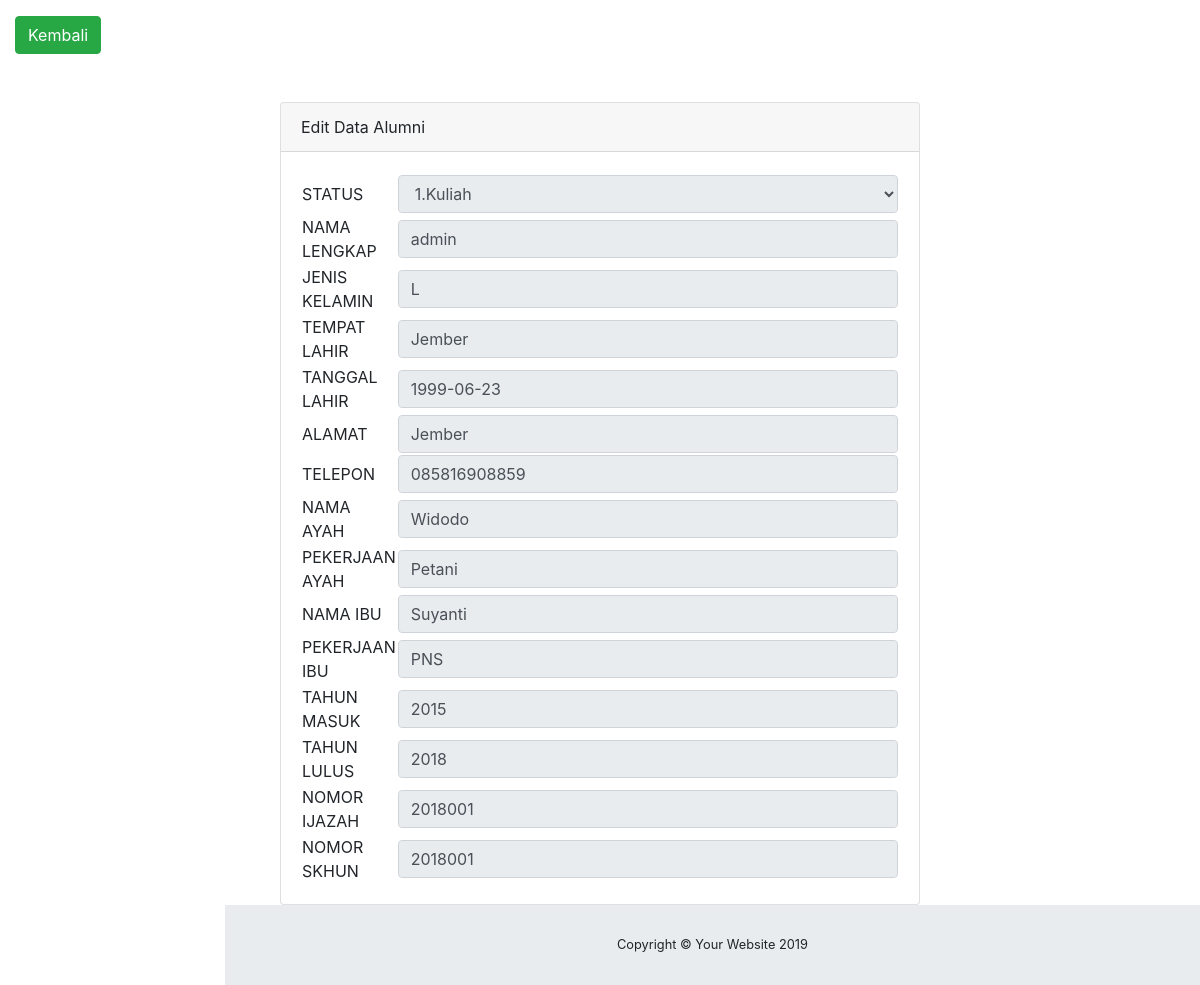
Screenshot of /admin/detail_alumni.php with the database file from the repository.
### tables this page shows
CREATE TABLE `profil` (
  `ID_USER` int(11) NOT NULL,
  `NISN` int(11) NOT NULL,
  `id_status` int(11) NOT NULL,
  `NM_LENGKAP` varchar(100) DEFAULT NULL,
  `JENKEL` varchar(25) DEFAULT NULL,
  `TEMPAT_LAHIR` varchar(75) DEFAULT NULL,
  `TGL_LAHIR` date DEFAULT NULL,
  `ALAMAT` varchar(100) DEFAULT NULL,
  `NO_TELP` varchar(15) DEFAULT NULL,
  `NM_AYAH` varchar(100) DEFAULT NULL,
  `PEKERJAAN_AYAH` varchar(100) DEFAULT NULL,
  `NM_IBU` varchar(100) DEFAULT NULL,
  `PEKERJAAN_IBU` varchar(100) DEFAULT NULL,
  `THN_MASUK` varchar(15) DEFAULT NULL,
  `THN_LULUS` varchar(15) DEFAULT NULL,
  `NO_IJAZAH` varchar(25) DEFAULT NULL,
  `NO_SKHUN` varchar(25) DEFAULT NULL
);

### admin/detail_alumni.php (the view, shortened to what this page needs)
<?php
include "../config/koneksi.php";
?>
<!DOCTYPE html>
<html lang="en">
<head>
  <link href="vendor/fontawesome-free/css/all.min.css" rel="stylesheet" type="text/css">
  <link href="vendor/datatables/dataTables.bootstrap4.css" rel="stylesheet">
  <link href="css/sb-admin.css" rel="stylesheet">
</head>
<body id="page-top">
  <div id="wrapper">
    <div id="content-wrapper">
      <div class="container-fluid">
            <a class="btn btn-success" style="color:white;" href="media.php?halaman=data_alumni">Kembali</a>
  <div class="container">
    <div class="card card-register mx-auto mt-5">
      <div class="card-header">Edit Data Alumni</div>
      <div class="card-body">
      <?php
        $data = mysqli_query($koneksi,"select * from profil where NISN='$NISN'");
        while($d = mysqli_fetch_array($data)){
		  ?>
  <form action="proses_profil.php" method="post">
			<table>
				<tr>
					<td>
					</td>
				</tr>
				<tr>
					<td>STATUS</td>
					<td width="1000px">
                    <select name="id_status" disabled id="inputEmail" class="form-control" placeholder="Email address" required="required">
              <?php
              $queri = mysqli_query($koneksi, "SELECT * FROM status_alumni");
	            $noo = 1;
              while($querynama = mysqli_fetch_array($queri)){
                if($d['id_status']==$querynama['id_status']){
                $select="selected";
                }else{
                $select="";
                }
              echo "<option $select>".$noo++.'.'.$querynama['nama_status']."</option>";
              }
              ?>
              </select>
                    </td>
				</tr>
				<tr>
					<td>NAMA LENGKAP</td>
					<td>
						<input type="text" name="NM_LENGKAP" disabled value="<?php echo $d['NM_LENGKAP']; ?>" class="form-control">
                    </td>
				</tr>
                <tr>
					<td>JENIS KELAMIN</td>
					<td>
						<input type="text" name="JENKEL" disabled value="<?php echo $d['JENKEL']; ?>" class="form-control">
                    </td>
				</tr>
                <tr>
					<td>TEMPAT LAHIR</td>
					<td>
						<input type="text" name="TEMPAT_LAHIR" disabled value="<?php echo $d['TEMPAT_LAHIR']; ?>" class="form-control">
                    </td>
				</tr>
                <tr>
					<td>TANGGAL LAHIR</td>
					<td>
						<input type="text" name="TGL_LAHIR" disabled value="<?php echo $d['TGL_LAHIR']; ?>" class="form-control">
                    </td>
				</tr>
                <tr>
					<td>ALAMAT</td>
					<td>
						<input type="text" name="ALAMAT" disabled value="<?php echo $d['ALAMAT']; ?>" class="form-control">
                    </td>
				</tr>
                <tr>
					<td>TELEPON</td>
					<td>
						<input type="text" name="NO_TELP" disabled value="<?php echo $d['NO_TELP']; ?>" class="form-control">
                    </td>
				</tr>
                <tr>
					<td>NAMA AYAH</td>
					<td>
						<input type="text" name="NM_AYAH" disabled value="<?php echo $d['NM_AYAH']; ?>" class="form-control">
                    </td>
				</tr>
                <tr>
					<td>PEKERJAAN AYAH</td>
					<td>
						<input type="text" name="PEKERJAAN_AYAH" disabled value="<?php echo $d['PEKERJAAN_AYAH']; ?>" class="form-control">
                    </td>
				</tr>
                <tr>
					<td>NAMA IBU</td>
					<td>
						<input type="text" name="NM_IBU" disabled value="<?php echo $d['NM_IBU']; ?>" class="form-control">
                    </td>
				</tr>
                <tr>
					<td>PEKERJAAN IBU</td>
					<td>
						<input type="text" name="PEKERJAAN_IBU" disabled value="<?php echo $d['PEKERJAAN_IBU']; ?>" class="form-control">
                    </td>
				</tr>
                <tr>
					<td>TAHUN MASUK</td>
					<td>
						<input type="text" name="THN_MASUK" disabled value="<?php echo $d['THN_MASUK']; ?>" class="form-control">
                    </td>
				</tr>
                <tr>
					<td>TAHUN LULUS</td>
					<td>
						<input type="text" name="THN_LULUS" disabled value="<?php echo $d['THN_LULUS']; ?>" class="form-control">
                    </td>
				</tr>
                <tr>
					<td>NOMOR IJAZAH</td>
					<td>
						<input type="text" name="NO_IJAZAH" disabled value="<?php echo $d['NO_IJAZAH']; ?>" class="form-control">
                    </td>
				</tr>
                <tr>
					<td>NOMOR SKHUN</td>
					<td>
						<input type="text" name="NO_SKHUN" disabled value="<?php echo $d['NO_SKHUN']; ?>" class="form-control">
                    </td>
				</tr>
      </table>
		</form>
            <?php } ?>
      </div>
    </div>
  </div>
      <footer class="sticky-footer">
        <div class="container my-auto">
          <div class="copyright text-center my-auto">
            <span>Copyright © Your Website 2019</span>
          </div>
        </div>
      </footer>
    </div>
  </div>
</body>
</html>

### rows the page displays
profil: NM_LENGKAP "admin", JENKEL "L", TEMPAT_LAHIR "Jember", TGL_LAHIR "1999-06-23", ALAMAT "Jember", NO_TELP "085816908859", NM_AYAH "Widodo", PEKERJAAN_AYAH "Petani", NM_IBU "Suyanti", PEKERJAAN_IBU "PNS", THN_MASUK "2015", THN_LULUS "2018", NO_IJAZAH "2018001", NO_SKHUN "2018001"

### other values shown
form field id_status "1.Kuliah"
